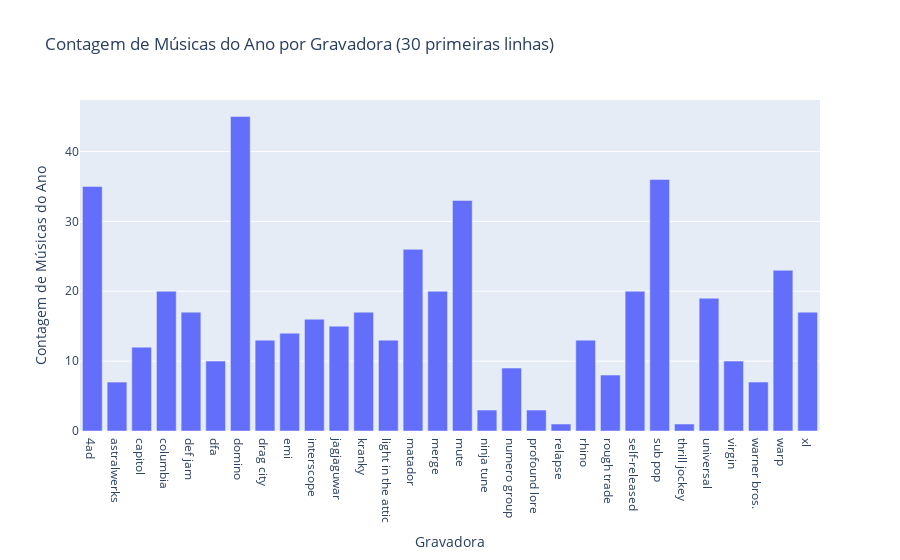

The notebook cell saved with this chart:
### Code cell
#grafico mostrando as gravadoras com maior numero de musicas do ano
primeiras_30_linhas = dados_somados.head(30)

contagem_musicas_do_ano = primeiras_30_linhas.groupby('label')['best_new_music'].sum().reset_index()

figura = px.bar(contagem_musicas_do_ano, x='label', y='best_new_music', 
             title='Contagem de Músicas do Ano por Gravadora (30 primeiras linhas)')
figura.update_xaxes(title='Gravadora')
figura.update_yaxes(title='Contagem de Músicas do Ano')

### Figure 1 — Plotly figure (JSON) as saved in the notebook; plotly's stock layout.template omitted (floating-point values rounded to 4 significant figures)
{"data": [{"alignmentgroup": "True", "hovertemplate": "label=%{x}<br>best_new_music=%{y}<extra></extra>", "legendgroup": "", "marker": {"color": "#636efa", "pattern": {"shape": ""}}, "name": "", "offsetgroup": "", "orientation": "v", "showlegend": false, "textposition": "auto", "type": "bar", "x": ["4ad", "astralwerks", "capitol", "columbia", "def jam", "dfa", "domino", "drag city", "emi", "interscope", "jagjaguwar", "kranky", "light in the attic", "matador", "merge", "mute", "ninja tune", "numero group", "profound lore", "relapse", "rhino", "rough trade", "self-released", "sub pop", "thrill jockey", "universal", "virgin", "warner bros.", "warp", "xl"], "xaxis": "x", "y": [35, 7, 12, 20, 17, 10, 45, 13, 14, 16, 15, 17, 13, 26, 20, 33, 3, 9, 3, 1, 13, 8, 20, 36, 1, 19, 10, 7, 23, 17], "yaxis": "y"}], "layout": {"barmode": "relative", "legend": {"tracegroupgap": 0}, "title": {"text": "Contagem de Músicas do Ano por Gravadora (30 primeiras linhas)"}, "xaxis": {"anchor": "y", "domain": [0, 1], "title": {"text": "Gravadora"}}, "yaxis": {"anchor": "x", "domain": [0, 1], "title": {"text": "Contagem de Músicas do Ano"}}}}
